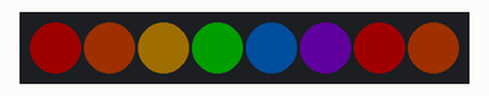
Bench run of a sketch on a simulated Arduino Uno R4 WiFi. On the bench: 8 RGB LEDs in strip order, left to right. Dim RGB values are drawn brighter than linear.

Above: at 0.11 s.
At 0.77 s:
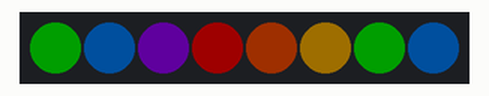
At 1.21 s:
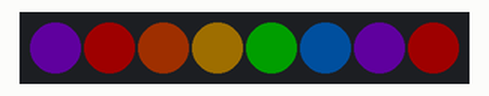
At 1.65 s:
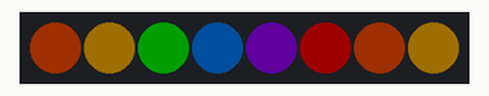
Timing chart, 0 to 40.0 s (numbered marks = the images above):
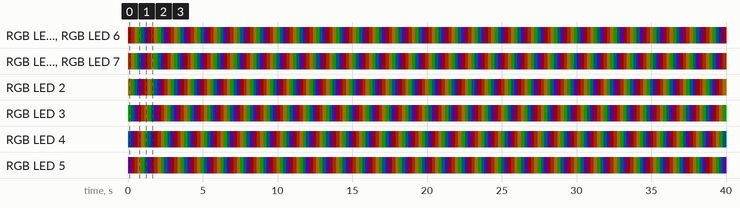

Measured:
- by itself, RGB LED 2: repeats every 1.3 s: RGB(0, 30, 0) 0.22 s, RGB(0, 15, 30) 0.22 s, RGB(18, 0, 30) 0.22 s, RGB(30, 0, 0) 0.22 s, RGB(30, 9, 0) 0.22 s, RGB(30, 21, 0) 0.22 s
- by itself, RGB LED 3: repeats every 1.3 s: RGB(0, 15, 30) 0.22 s, RGB(18, 0, 30) 0.22 s, RGB(30, 0, 0) 0.22 s, RGB(30, 9, 0) 0.22 s, RGB(30, 21, 0) 0.22 s, RGB(0, 30, 0) 0.22 s
- by itself, everything shown: repeats every 1.3 s, in 6 steps

The sketch:

04_pixels_rainbow.ino
```cpp
#include <Modulino.h>

ModulinoPixels pixels;

ModulinoColor rainbow[] = {
  ModulinoColor(255, 0, 0),    // red
  ModulinoColor(255, 80, 0),   // orange
  ModulinoColor(255, 180, 0),  // yellow
  ModulinoColor(0, 255, 0),    // green
  ModulinoColor(0, 130, 255),  // blue
  ModulinoColor(150, 0, 255)   // purple
};

const int ledCount = 8;
int offset = 0;

void setup() {
  Modulino.begin();
  pixels.begin();
}

void loop() {
  for (int i = 0; i < ledCount; i++) {
    int colorIndex = (i + offset) % 6;
    pixels.set(i, rainbow[colorIndex], 12);
  }
  pixels.show();

  offset = (offset + 1) % 6;
  delay(220);
}
```
